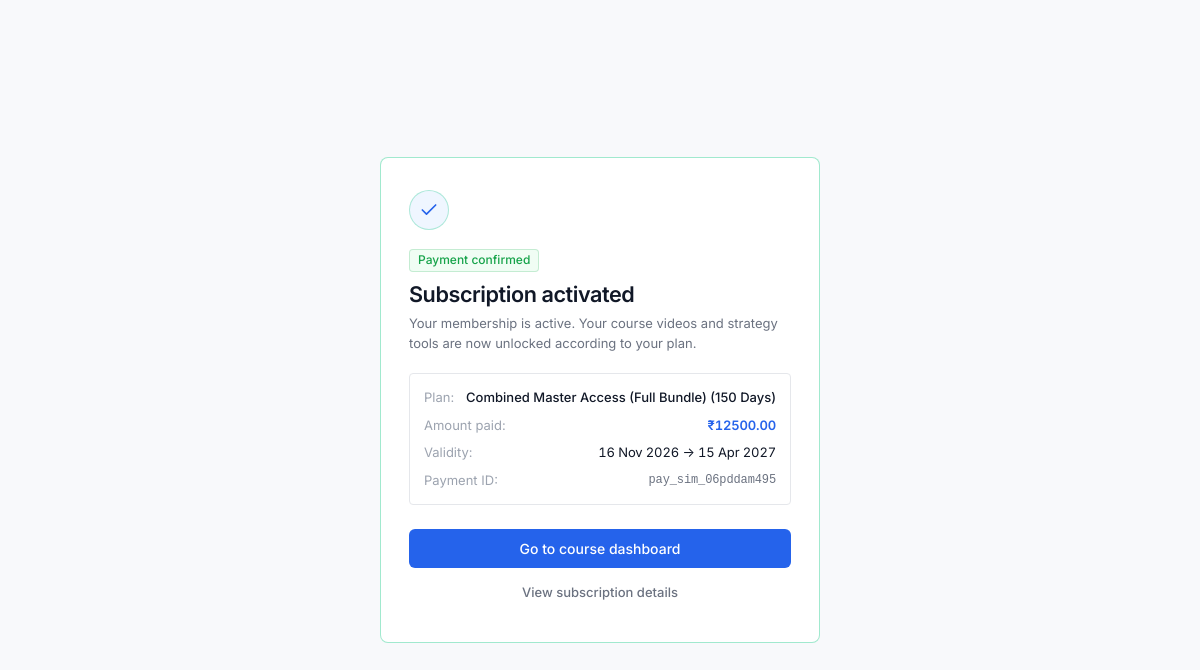
Page /subscriptions/success/ (signed in) on the committed database.
### subscriptions/models.py (models this page shows, shortened)
class Subscription(models.Model):
    STATUS_CHOICES = [
        ('ACTIVE', 'Active'),
        ('EXPIRED', 'Expired'),
        ('PENDING', 'Pending Verification'),
        ('FAILED', 'Payment Failed'),
        ('CANCELLED', 'Cancelled'),
    ]
    PLAN_TYPE_CHOICES = [
        ('standard', 'Standard Academy (₹5,000)'),
        ('gold_strategy', 'Forex Gold Strategy + Indicator (₹10,000)'),
        ('combo', 'Combined All-Access Bundle (₹12,500)'),
    ]
    user = models.ForeignKey(settings.AUTH_USER_MODEL, on_delete=models.CASCADE, related_name='subscriptions')
    plan_type = models.CharField(max_length=50, choices=PLAN_TYPE_CHOICES, default='combo', db_index=True)
    plan_name = models.CharField(max_length=100, default='All-Access Trading Mastery (2 Months)')
    amount_paid = models.DecimalField(max_digits=10, decimal_places=2, default=5000.00)
    currency = models.CharField(max_length=10, default='INR')
    start_date = models.DateTimeField(default=timezone.now)
    end_date = models.DateTimeField()
    status = models.CharField(max_length=20, choices=STATUS_CHOICES, default='PENDING', db_index=True)
    razorpay_order_id = models.CharField(max_length=100, blank=True, null=True, db_index=True)
    razorpay_payment_id = models.CharField(max_length=100, blank=True, null=True, db_index=True)
    razorpay_signature = models.CharField(max_length=255, blank=True, null=True)
    created_at = models.DateTimeField(auto_now_add=True)
    updated_at = models.DateTimeField(auto_now=True)
    class Meta:
        verbose_name = 'Subscription'
        verbose_name_plural = 'Subscriptions'
        ordering = ['-created_at']

### subscriptions/views.py (the view)
# urls.py: path('success/', views.payment_success_view, name='success'),
@login_required
def payment_success_view(request):
    sub_id = request.GET.get('sub_id')
    subscription = None
    if sub_id:
        subscription = Subscription.objects.filter(id=sub_id, user=request.user).first()
    if not subscription:
        subscription = request.user.active_subscription
    return render(request, 'subscriptions/success.html', {
        'subscription': subscription
    })

### accounts/models.py (called while the page is built)
    @property
    def active_subscription(self):
        return self.subscriptions.filter(
            status='ACTIVE',
            end_date__gt=timezone.now()
        ).order_by('-end_date').first()

### courses/context_processors.py (called while the page is built)
def sidebar_categories(request):
    categories = Category.objects.prefetch_related('subcategories').all().order_by('order', 'name')
    return {
        'sidebar_categories': categories
    }

### subscriptions/context_processors.py (called while the page is built)
def subscription_context(request):
    context = {
        'SUBSCRIPTION_PRICE': getattr(settings, 'SUBSCRIPTION_PRICE', 5000),
        'SUBSCRIPTION_DURATION_DAYS': getattr(settings, 'SUBSCRIPTION_DURATION_DAYS', 60),
        'RAZORPAY_KEY_ID': getattr(settings, 'RAZORPAY_KEY_ID', ''),
        'user_has_active_subscription': False,
        'active_subscription': None,
        'user_has_combo_access': False,
    }
    if request.user.is_authenticated:
        active_sub = request.user.active_subscription
        if active_sub:
            context['user_has_active_subscription'] = True
            context['active_subscription'] = active_sub
        context['user_has_combo_access'] = bool(
            request.user.is_staff or
            request.user.is_superuser or
            (active_sub and active_sub.plan_type == 'combo' and active_sub.is_currently_active)
        )
    return context

### templates/subscriptions/success.html (shortened to what this page needs)
{% extends "base.html" %}
{% load static %}
{% block body_content %}
<div style="min-height: 100vh; display: flex; align-items: center; justify-content: center; padding: 24px; background-color: var(--bg-app);">
  <div style="max-width: 440px; width: 100%;">
    <div class="card" style="padding: 32px 28px; border-color: rgba(22, 199, 132, 0.4);">
      <div style="width: 40px; height: 40px; border-radius: 50%; background-color: var(--accent-primary-subtle); border: 1px solid rgba(22, 199, 132, 0.3); display: flex; align-items: center; justify-content: center; margin-bottom: 16px; color: var(--accent-primary);">
        <i data-lucide="check" style="width: 20px; height: 20px;"></i>
      </div>
      <span class="badge badge-green" style="margin-bottom: 8px;">Payment confirmed</span>
      <h1 style="font-size: 1.35rem; color: var(--text-primary); margin-bottom: 6px;">Subscription activated</h1>
      <p style="color: var(--text-secondary); font-size: 0.8125rem; margin-bottom: 20px;">
        Your membership is active. Your course videos and strategy tools are now unlocked according to your plan.
      </p>
      <div style="background-color: var(--bg-sidebar); border: 1px solid var(--border-subtle); border-radius: var(--radius-xs); padding: 14px; margin-bottom: 24px; font-size: 0.8125rem;">
        <div style="display: flex; justify-content: space-between; margin-bottom: 8px;">
          <span style="color: var(--text-muted);">Plan:</span>
          <span style="color: var(--text-primary); font-weight: 500;">{{ subscription.plan_name|default:"All-Access 2-Month Plan" }}</span>
        </div>
        <div style="display: flex; justify-content: space-between; margin-bottom: 8px;">
          <span style="color: var(--text-muted);">Amount paid:</span>
          <span class="num" style="color: var(--accent-primary); font-weight: 600;">₹{{ subscription.amount_paid|default:"5000.00" }}</span>
        </div>
        <div style="display: flex; justify-content: space-between; margin-bottom: 8px;">
          <span style="color: var(--text-muted);">Validity:</span>
          <span class="num" style="color: var(--text-primary);">{{ subscription.start_date|date:"d M Y" }} &rarr; {{ subscription.end_date|date:"d M Y" }}</span>
        </div>
        <div style="display: flex; justify-content: space-between;">
          <span style="color: var(--text-muted);">Payment ID:</span>
          <code class="num" style="color: var(--text-secondary); font-size: 0.75rem;">{{ subscription.razorpay_payment_id|default:"pay_sim_success" }}</code>
        </div>
      </div>
      <div style="display: flex; flex-direction: column; gap: 8px;">
        <a href="{% url 'courses:dashboard' %}" class="btn btn-primary btn-block" id="enterDashboardBtn">
          Go to course dashboard
        </a>
        <a href="{% url 'subscriptions:my_subscription' %}" class="btn btn-ghost btn-block btn-sm">
          View subscription details
        </a>
      </div>
    </div>
  </div>
</div>
{% endblock %}

### static/css/main.css (style rules this page uses)
:root { --bg-app: #f8f9fb; --bg-sidebar: #ffffff; --bg-surface: #ffffff; --bg-surface-hover: #f9fafb; --bg-elevated: #ffffff; --bg-input: #ffffff; --border-subtle: #e5e7eb; --border-muted: #d1d5db; --border-focus: #2563eb; --text-primary: #111827; --text-secondary: #6b7280; --text-muted: #9ca3af; --accent-primary: #2563eb; --accent-primary-hover: #1d4ed8; --accent-primary-subtle: #eff6ff; --accent-success: #16a34a; --accent-success-subtle: #f0fdf4; --accent-danger: #dc2626; --accent-danger-subtle: #fef2f2; --accent-warning: #d97706; --accent-warning-subtle: #fffbeb; --radius-xs: 4px; --radius-sm: 6px; --radius-md: 8px; --radius-lg: 10px; --font-sans: 'Inter', -apple-system, BlinkMacSystemFont, 'Segoe UI', Roboto, sans-serif; --sidebar-width: 240px; --header-height: 56px; }
*, *::before, *::after { box-sizing: border-box; margin: 0; padding: 0; }
body { font-family: var(--font-sans); background-color: var(--bg-app); color: var(--text-primary); min-height: 100vh; line-height: 1.5; -webkit-font-smoothing: antialiased; -moz-osx-font-smoothing: grayscale; }
.num, .tabular, .price-figure, .metric-value, .timestamp, .duration { font-variant-numeric: tabular-nums; letter-spacing: -0.01em; }
h1, h2, h3, h4, h5, h6 { color: var(--text-primary); font-weight: 600; letter-spacing: -0.02em; line-height: 1.3; }
p { color: var(--text-secondary); }
a { color: var(--accent-primary); text-decoration: none; }
.card { background-color: var(--bg-surface); border: 1px solid var(--border-subtle); border-radius: var(--radius-md); padding: 24px; }
.btn { display: inline-flex; align-items: center; justify-content: center; gap: 8px; padding: 8px 16px; font-size: 0.875rem; font-weight: 500; font-family: inherit; border-radius: var(--radius-sm); border: 1px solid transparent; cursor: pointer; text-decoration: none; transition: background-color 0.12s ease, border-color 0.12s ease, color 0.12s ease; white-space: nowrap; }
.btn-primary { background-color: var(--accent-primary); color: #ffffff; font-weight: 500; border: 1px solid transparent; }
.btn-ghost { background-color: transparent; color: var(--text-secondary); border: 1px solid transparent; }
.btn-sm { padding: 6px 12px; font-size: 0.8125rem; }
.btn-block { width: 100%; }
.badge { display: inline-flex; align-items: center; gap: 5px; padding: 2px 8px; font-size: 0.75rem; font-weight: 500; border-radius: var(--radius-xs); line-height: 1.4; }
.badge-green { background-color: var(--accent-success-subtle); color: var(--accent-success); border: 1px solid rgba(22, 163, 74, 0.2); }

### rows in the picture
Subscription: plan_name "Combined Master Access (Full Bundle) (150 Days)", amount_paid "12500.00", start_date "16 Nov 2026", end_date "15 Apr 2027", razorpay_payment_id "pay_sim_06pddam495"
